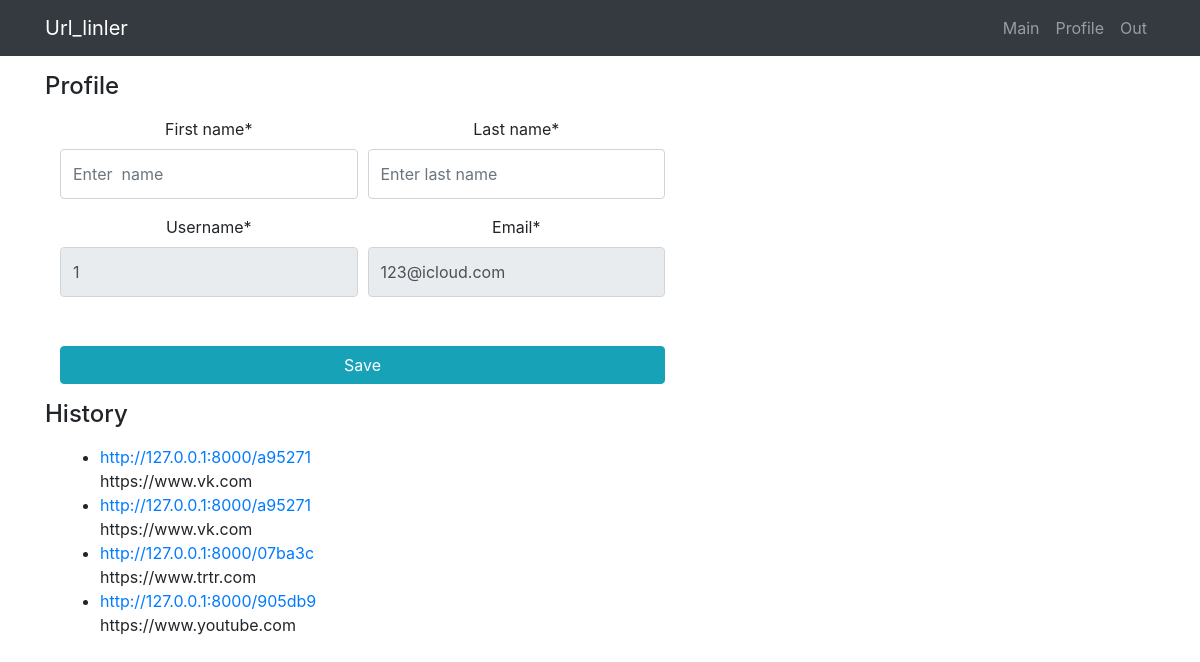
The app's page /accounts/profile/ (signed in) with its own data.
### accounts/models.py (models this page shows)
class User(AbstractUser):
    image = models.ImageField(upload_to="users_images", blank=True)

### cut/models.py (models this page shows, shortened)
class Url(models.Model):
    user_url = models.URLField(max_length=5000)
    short_url = models.URLField(max_length=500)
    user = models.ForeignKey(User, on_delete=models.CASCADE)

### accounts/views.py (the view)
# urls.py: path("profile/", profile, name="profile"),
@login_required
def profile(request):
    if request.method == "POST":
        form = UserProfileForm(data=request.POST, instance=request.user)
    form = UserProfileForm(instance=request.user)
    urls = Url.objects.filter(user=request.user)
    if form.is_valid():
        form.save()
        return HttpResponseRedirect(reverse("accounts:profile"))
    return render(request, "accounts/profile.html", {"form": form, "urls": urls})

### accounts/forms.py
class UserProfileForm(UserChangeForm):
    username = forms.CharField(widget=forms.TextInput(
        attrs={"readonly": True})
    )
    email = forms.CharField(widget=forms.EmailInput(
        attrs={"readonly": True})
    )
    first_name = forms.CharField(
        widget=forms.TextInput(attrs={"placeholder": "Enter  name"})
    )
    last_name = forms.CharField(
        widget=forms.TextInput(attrs={"placeholder": "Enter last name"})
    )
    class Meta:
        model = User
        fields = (
            "first_name",
            "last_name",
            "username",
            "email",
        )
    def __init__(self, *args, **kwargs):
        super(UserProfileForm, self).__init__(*args, **kwargs)
        for field_name, field in self.fields.items():
            field.widget.attrs["class"] = "form-control py-4"

### accounts/templates/accounts/profile.html (shortened to what this page needs)
{% extends 'cut/base.html'%}
{% load crispy_forms_tags %}
{% load static %}
{% block css %}
    <link href="{% static '/css/profile.css' %}" rel="stylesheet">
{% endblock %}
{% block content%}
<div class="container">
    <div class="row">
        <div class="col-lg-7">
            <h4 class="mt-3 mb-3">Profile</h4>
            <div class="col-lg-12 text-center">
            <form action="{% url 'accounts:profile' %}" method="post" enctype="multipart/form-data">
                <div class="form-row">
                    <div class="col-lg-6">
                        <div class="form-group">
                            {{ form.first_name|as_crispy_field  }}
                        </div>
                    </div>
                    <div class="col-lg-6">
                        <div class="form-group">
                            {{ form.last_name|as_crispy_field  }}
                        </div>
                    </div>
                </div>
                <div class="form-row">
                    <div class="col-lg-6">
                        {{ form.username|as_crispy_field  }}
                    </div>
                    <div class="col-lg-6">
                        {{ form.email|as_crispy_field  }}
                    </div>
                </div>
                <div class="form-row">
                    <div class="col-lg-12" style="margin-top: 33px;">
                        <input class="btn btn-info btn-block" type="submit" value="Save">
                    </div>
                </div>
            </form>
        </div>
        <h4 class="mt-3 mb-3">History</h4>
        {% include 'cut/list.html' %}
    </div>
</div>
{% endblock %}

### cut/templates/cut/base.html (shortened to what this page needs)
{% load static %}
<html lang="en">
<head>
    <link href="{% static '/vendor/bootstrap/css/bootstrap.min.css' %}" rel="stylesheet">
    {% block css %} {% endblock %}
</head>
<nav class="navbar navbar-expand-lg navbar-dark bg-dark fixed-top">
    <div class="container">
        <a class="navbar-brand" href="{% url 'index' %}">Url_linler</a>
        <div class="collapse navbar-collapse" id="navbarResponsive">
            <ul class="navbar-nav ml-auto">
                <li class="nav-item">
                    <a class="nav-link" href="{%  url 'index' %}">Main  </a>
                </li>
                {% if user.is_authenticated %}
                <li class="nav-item">
                    <a class="nav-link" href="{% url 'accounts:profile' %}">Profile </a>
                </li>
                <li class="nav-item">
                    <a class="nav-link" href="{% url 'accounts:logout' %}">Out </a>
                </li>
                {% else %}
                <li class="nav-item">
                    <a class="nav-link" href="{% url 'accounts:login' %}">Enter <i class="fas fa-sign-in-alt"></i></a>
                </li>
                {% endif %}
            </ul>
        </div>
    </div>
</nav>
{% block content %} {% endblock %}

### cut/templates/cut/list.html
{% extends 'cut/base.html'%}
{% load static %}
{% block css %}
    <link href="{% static '/css/index.css' %}" rel="stylesheet">
{% endblock %}
{% block content %}
    <section>
        <div class="container">
            <div class="row">
                <div class="col-lg-6">
                    {% if urls %}
                    <ul>
                        {% for url in urls %}
                        <li>
                          <a href="{{ url.user_url }}">{{ url.short_url }}</a> {{url.user_url}}
                        </li>
                        {% endfor %}
                    </ul>
                    {% else %}
                      <p>There are no urls.</p>
                    {% endif %}
                </div>
            </div>
        </div>
    </section>
{% endblock %}

### records on screen
User: username "1", email "123@icloud.com"
Url: short_url "http://127.0.0.1:8000/a95271", user_url "https://www.vk.com"
Url: short_url "http://127.0.0.1:8000/a95271", user_url "https://www.vk.com"
Url: short_url "http://127.0.0.1:8000/07ba3c", user_url "https://www.trtr.com"
Url: short_url "http://127.0.0.1:8000/905db9", user_url "https://www.youtube.com"
